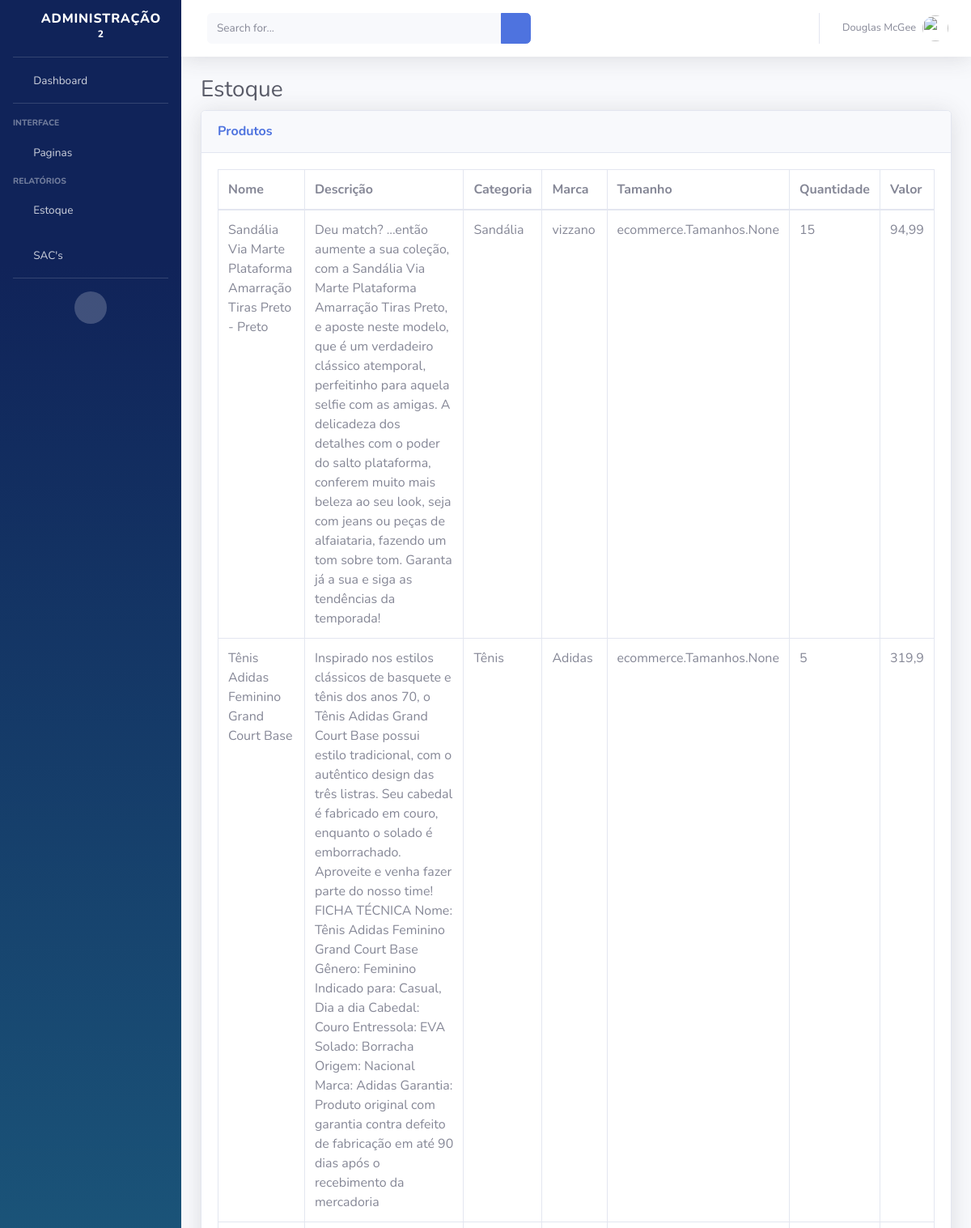
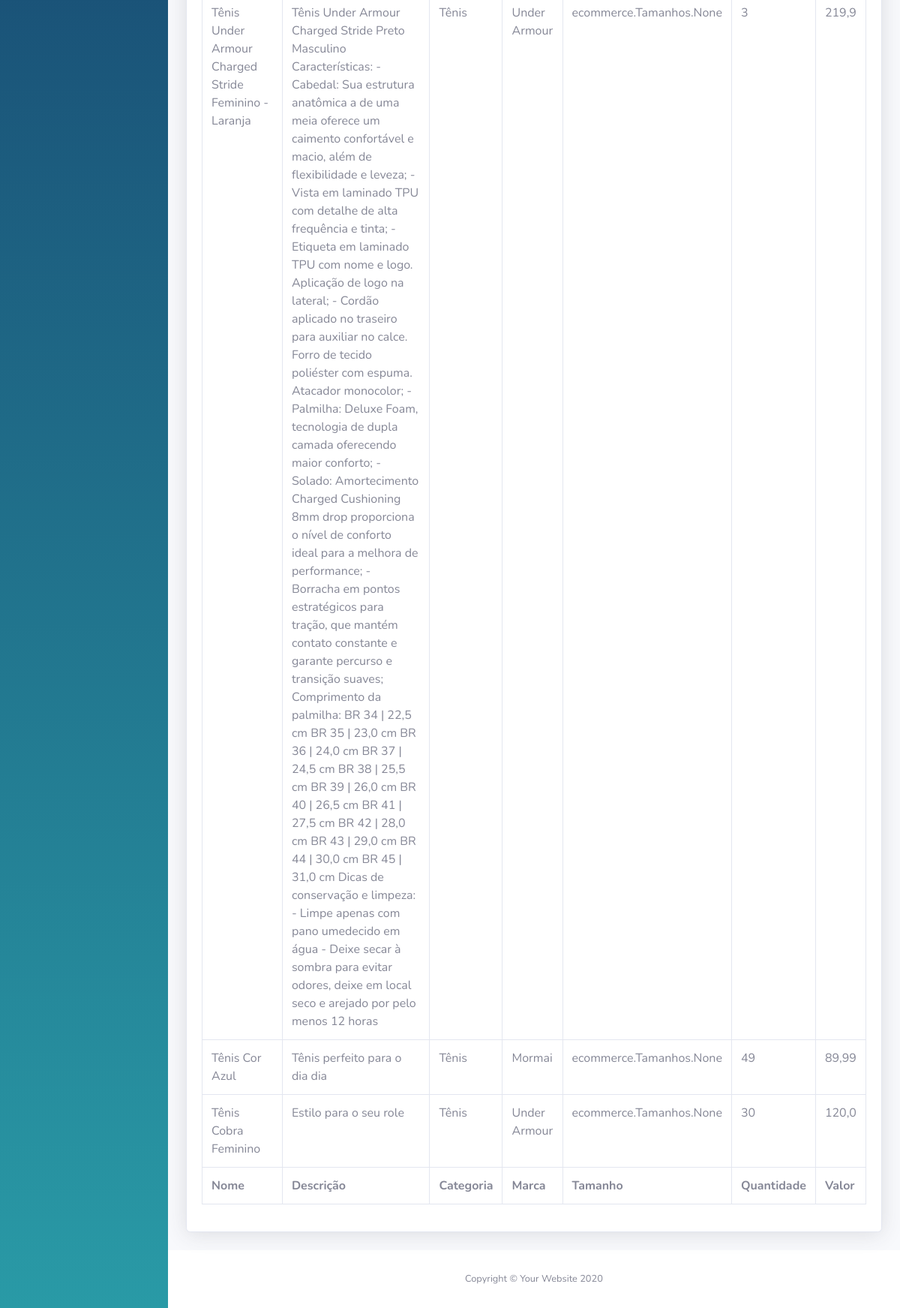
Page /dashboard/estoque/ (signed in) on the earlier database version (2 pictures, top to bottom).
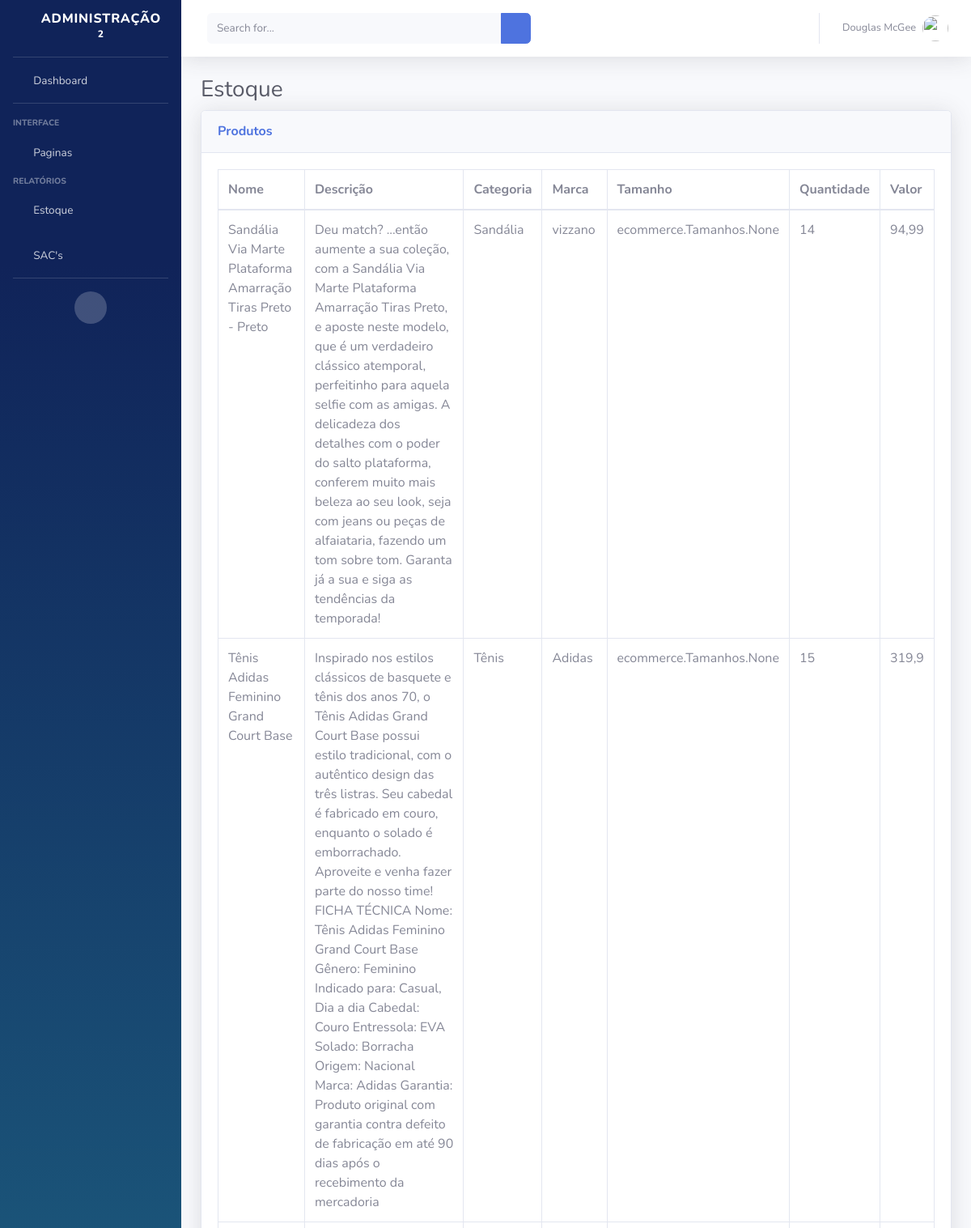
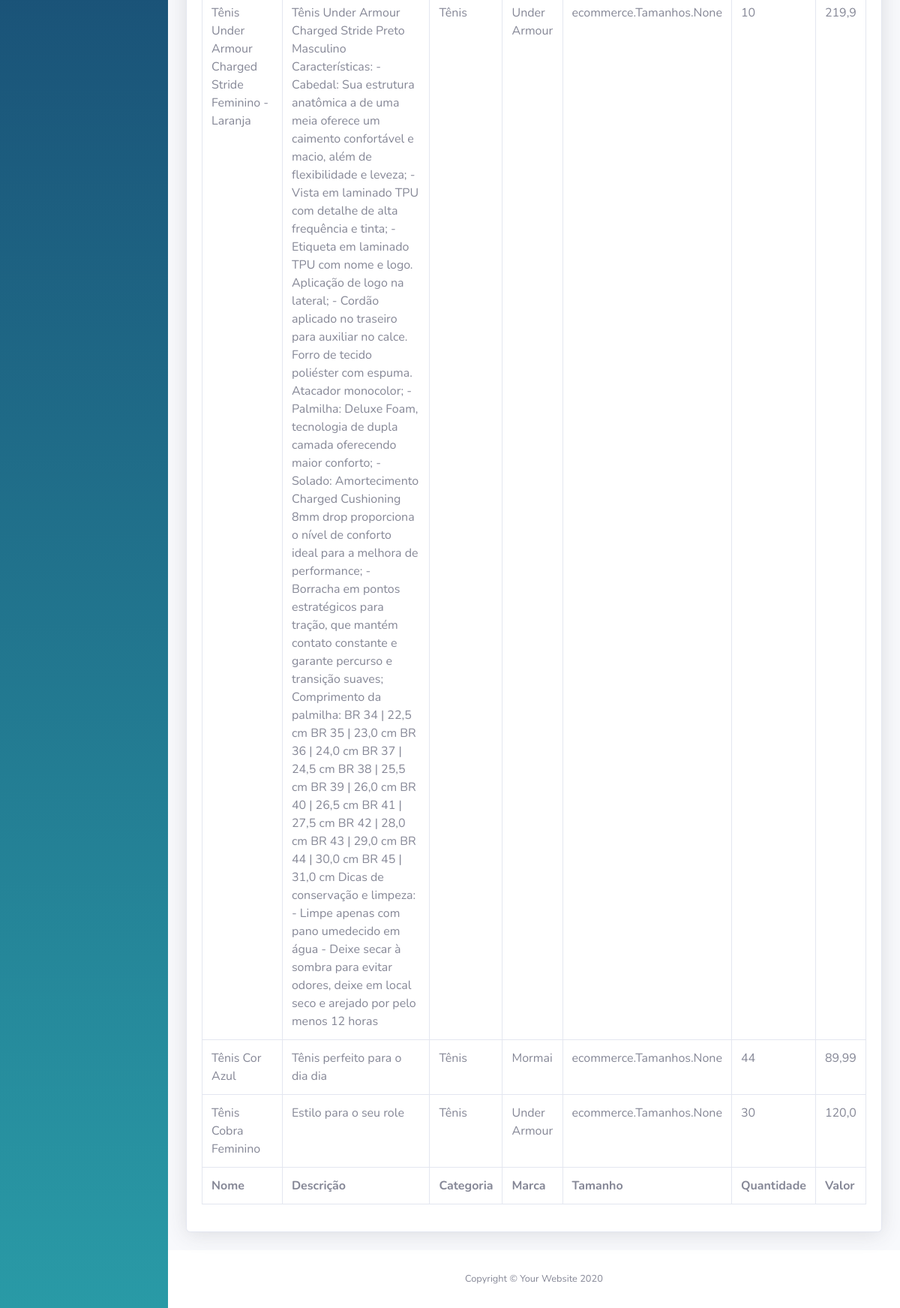
Same page on the later database version (2 pictures, top to bottom).
### ecommerce/models.py (models this page shows, shortened)
class Produto(models.Model):
    nome = models.CharField(max_length=255)
    descricao = models.TextField()
    qtd = models.IntegerField()
    valor = models.FloatField()
    endimg = models.ImageField(upload_to='Produto_img/%Y/%m/%d')
    tamanho = models.ManyToManyField(Tamanhos)
    categoria = models.ForeignKey(Categoria, on_delete=models.DO_NOTHING)
    marca = models.ForeignKey(Marca, on_delete=models.DO_NOTHING)

class Categoria(models.Model):
    tpCategoria = models.CharField(max_length=255)

class Marca(models.Model):
    nmMarca = models.CharField(max_length=255)

### ecommerce/views.py (the view)
# urls.py: path('dashboard/estoque/', views.estoque, name='estoque'),
@login_required(login_url='login')
def estoque(request):
    if request.user.is_superuser:
        produtos = Produto.objects.all()
        return render(request, 'admins/estoque/index.html', {'produtos': produtos})
    else:
        return redirect('inicio')

### ecommerce/templates/admins/estoque/index.html (shortened to what the changed rows need)
{% load static %}
<!DOCTYPE html>
<html lang="pt-br">
<head>
    <link href="{% static 'vendor/fontawesome-free/css/all.min.css' %}" rel="stylesheet" type="text/css">
    <link href="{% static 'css/sb-admin-2.min.css' %}" rel="stylesheet">
    <link href="{% static 'vendor/datatables/dataTables.bootstrap4.min.css' %}" rel="stylesheet">
</head>
<body id="page-top">
    <div id="wrapper">
        <div id="content-wrapper" class="d-flex flex-column">
            <div id="content">
                <div class="container-fluid">
                    <h1 class="h3 mb-2 text-gray-800">Estoque</h1>
                    <div class="card shadow mb-4">
                        <div class="card-body">
                            <div class="table-responsive">
                                <table class="table table-bordered" id="dataTable" width="100%" cellspacing="0">
                                    <thead>
                                        <tr>
                                            <th>Nome</th>
                                            <th>Descrição</th>
                                            <th>Categoria</th>
                                            <th>Marca</th>
                                            <th>Tamanho</th>
                                            <th>Quantidade</th>
                                            <th>Valor</th>
                                        </tr>
                                    </thead>
                                    <tfoot>
                                        <tr>
                                            <th>Nome</th>
                                            <th>Descrição</th>
                                            <th>Categoria</th>
                                            <th>Marca</th>
                                            <th>Tamanho</th>
                                            <th>Quantidade</th>
                                            <th>Valor</th>
                                        </tr>
                                    </tfoot>
                                    <tbody>
                                        {% for produto in produtos %}
                                        <tr>
                                            <td>{{produto.nome}}</td>
                                            <td>{{produto.descricao}}</td>
                                            <td>{{produto.categoria.tpCategoria}}</td>
                                            <td>{{produto.marca.nmMarca}}</td>
                                            <td>{{produto.tamanho}}</td>
                                            <td>{{produto.qtd}}</td>
                                            <td>{{produto.valor}}</td>
                                        </tr>
                                        {% endfor %}
                                    </tbody>
                                </table>
                            </div>
                        </div>
                    </div>
                </div>
            </div>
        </div>
    </div>
</body>
</html>

Differences in the rows shown:
changed Produto "Sandália Via Marte Plataforma Amarração Tiras Preto - Preto": qtd "15" → "14"
changed Produto "Tênis Adidas Feminino Grand Court Base": qtd "5" → "15"
changed Produto "Tênis Under Armour Charged Stride Feminino - Laranja": qtd "3" → "10"
changed Produto "Tênis Cor Azul": qtd "49" → "44"
